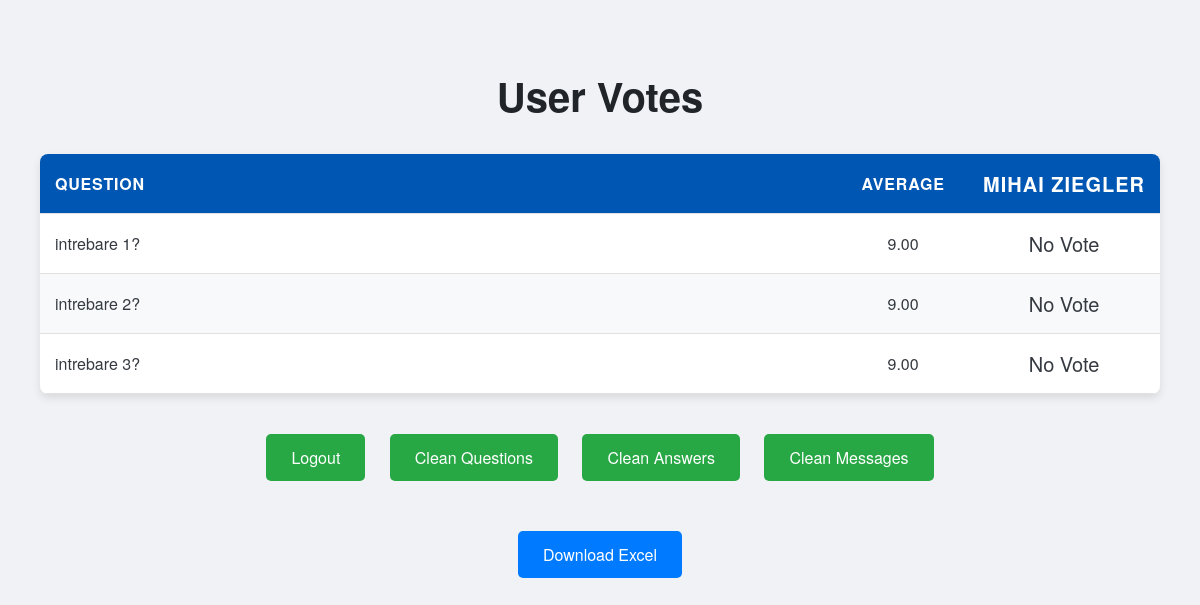
Page /admin/statistics (signed in) on the earlier database version.
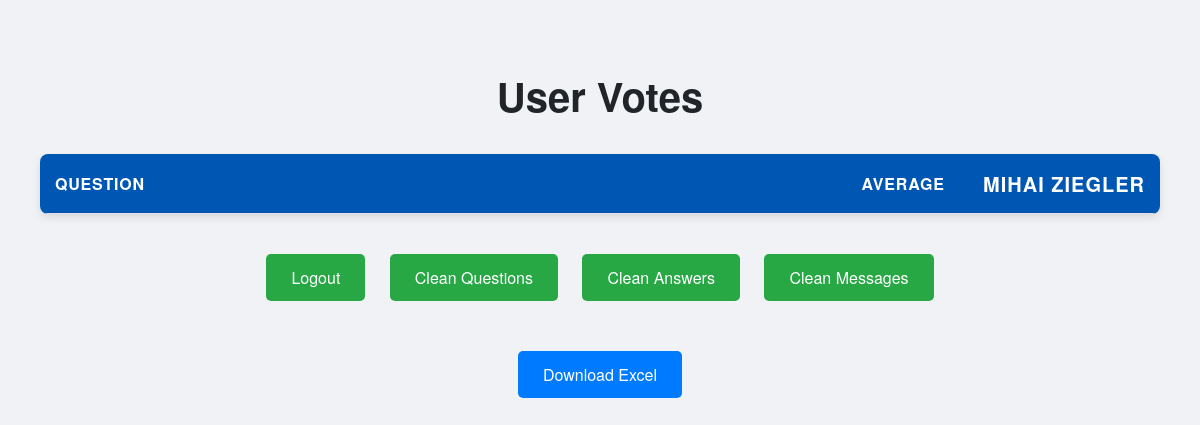
Same page on the later database version.
### app.py (models this page shows, shortened)
class User(db.Model, UserMixin):
    id = db.Column(db.Integer, primary_key=True)
    username = db.Column(db.String(150), nullable=False, unique=True)
    password = db.Column(db.String(150), nullable=False)
    email = db.Column(db.String(150), unique=True, nullable=True)
    is_confirmed = db.Column(db.String(150), nullable=True)
    confirmed_on = db.Column(db.DateTime, nullable=True)
    user_type = db.Column(db.String(150), nullable=False)

class UserAnswer(db.Model):
    id = db.Column(db.Integer, primary_key=True)
    question = db.Column(db.String(250), nullable=False)
    answer = db.Column(db.String(250), nullable=False)
    user_id = db.Column(db.Integer, db.ForeignKey('user.id'), nullable=False)

### app.py (the view)
@app.route('/admin/statistics', methods=['GET'])
@login_required
def admin_statistics():
    if current_user.user_type != 'Admin':
        return redirect(url_for('statistics'))
    all_answers = UserAnswer.query.all()
    all_users = {user.id: user.username for user in User.query.all()}
    statistics = {}
    vote_sums = {}
    vote_counts = {}
    for answer in all_answers:
        question = answer.question
        username = all_users.get(answer.user_id, 'Unknown')
        vote = answer.answer
        if question not in statistics:
            statistics[question] = {user: 'No Vote' for user in all_users.values()}  # Initialize with no votes
            vote_sums[question] = 0  # Sum of votes for average calculation
            vote_counts[question] = 0  # Count of votes
        statistics[question][username] = vote
        try:
            numeric_vote = float(vote)  # Attempt to convert to float
            vote_sums[question] += numeric_vote
            vote_counts[question] += 1
        except ValueError:
            pass
    averages = {}
    for question, total in vote_sums.items():
        count = vote_counts[question]
        averages[question] = "{:.2f}".format(total / count) if count > 0 else 'No Votes'
    return render_template('admin_statistics.html', statistics=statistics, all_users=all_users, averages=averages)

### app.py (called while the page is built)
@login_manager.user_loader
def load_user(user_id):
    return db.session.get(User, int(user_id))

### templates/admin_statistics.html (shortened to what this page needs)
<!DOCTYPE html>
<html>
  <head>
  </head>
  <body>
    <div class="container">
      <h1>User Votes</h1>
      <table>
        <thead>
          <tr class="header-row">
            <th class="question">Question</th>
            <th class="average">Average</th>
            {% for username in all_users.values() %}
              <th class="emoji">{{ username }}</th>
            {% endfor %}
          </tr>
        </thead>
        <tbody>
          {% for question, votes in statistics.items() %}
          <tr>
            <td class="question">{{ question }}</td>
            <td class="average">{{ averages[question] if averages[question] != 'No Votes' else 'No Votes' }}</td>
            {% for user in all_users.values() %}
              <td class="emoji">{{ votes[user] if votes[user] != 'No Vote' else 'No Vote' }}</td>
            {% endfor %}
          </tr>
          {% endfor %}
        </tbody>
      </table>
      <div class="btn-group">
        <a href="{{ url_for('logout') }}">Logout</a>
        <a href="{{url_for('clean_database')}}">Clean Questions</a>
        <a href="{{url_for('clean_database_answers')}}">Clean Answers</a>
        <a href="{{url_for('clean_database_messages')}}">Clean Messages</a>
      </div>
      <div class="btn-group">
        <a href="{{ url_for('download_statistics') }}" class="download-btn">Download Excel</a>
      </div>
    </div>
  </body>
</html>

Differences in the rows shown:
removed UserAnswer: question "intrebare 1?", question "9.00", User (username "No Vote")
removed UserAnswer: question "intrebare 2?", question "9.00", User (username "No Vote")
removed UserAnswer: question "intrebare 3?", question "9.00", User (username "No Vote")
